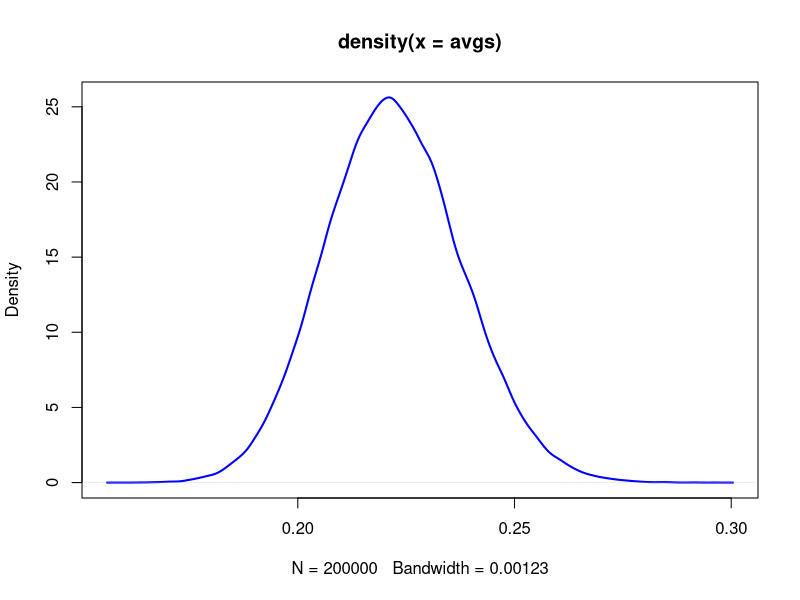
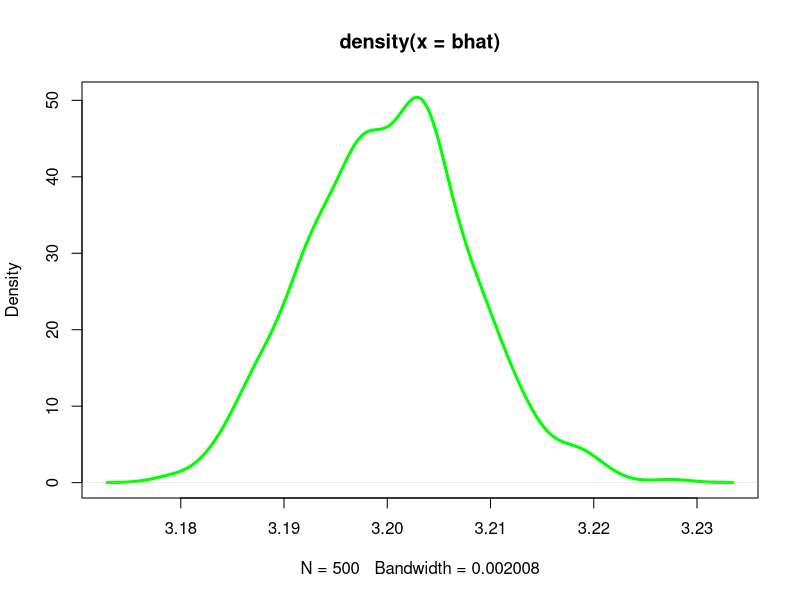

These charts were generated, in order, by the following R code: (Note: this script raises an error after producing the figures.)
## ---- chunk 1
# Set the sample size 
N <- 200
lam = 4.5

# Number of repititions for the Monte Carlo study
M <- 200000

# The Main Monte Carlo loop
avgs <- rep(0, M)
for(i in 1:M)
{
  x = rexp(N, rate = lam)
  avgs[i] = mean(x)
}

# Make a density plot
plot(density(avgs), lwd = 2, type = "l", col = "blue")
## ---- chunk 2
xbar <- mean(avgs)
s <- sd(avgs)
## ---- chunk 3
alpha <- 2.0
beta <- 3.2
x <- runif(M)
u <- rnorm(M)
y <- alpha + beta * x + u
head(y, 20)
## ---- chunk 4
R <- 500
bhat <- rep(0, R)

for(i in 1:R)
{
  u <- rnorm(N)
  y <- alpha + beta * x + u
  fit <- lm(y ~ x)
  bhat[i] <- coef(fit)[[2]]
}

plot(density(bhat), lwd = 3, type = "l", col = "green")
## ---- chunk 5
R <- 100
alpha <- 1.7
beta1 <- 2.8
beta2 <- 3.2
x1 <- rnorm(N, sd = 20)
x2 <- rnorm(N, sd = 0.8)

b1hat <- rep(0, R)
for(i in 1:R)
{
  # the "true" data generating process
  u <- rnorm(N)
  y = alpha + beta1 * x1 + beta2 * x2 + u
  
  # the econometricians estimate (omitting x2)
  b1hat[i] <- coef(lm(y ~ x1))[[2]]
}

b1avg <- mean(b1hat)
b1sd <- sd(b1hat)
print(b1avg, b1sd)


## Make a density plot
plot(density(b1hat), lwd = 3, type = "l", col = "red")
## ---- chunk 6
alpha = 0.0
beta = 0.97
## ---- chunk 7
x <- runif(100)
u <- rnorm(100)
y <- alpha + beta * x + u
## ---- chunk 8
N <- 1000





# Set up the simulation
x <- runif(N)
#bhat <- rep(0, N)
u <- rnorm(N)
y <- alpha + beta * x + u
  
# Hand data to econometrician
fit <- lm(y ~ x)
obj <- summary(fit)


# The econometrician forms the hypothesis test
bhat <- coef(fit)[2]
std.err <- obj$coefficients[,2][2]
tstat <- (bhat - 1.0) / std.err
tcrit <- 2.08
